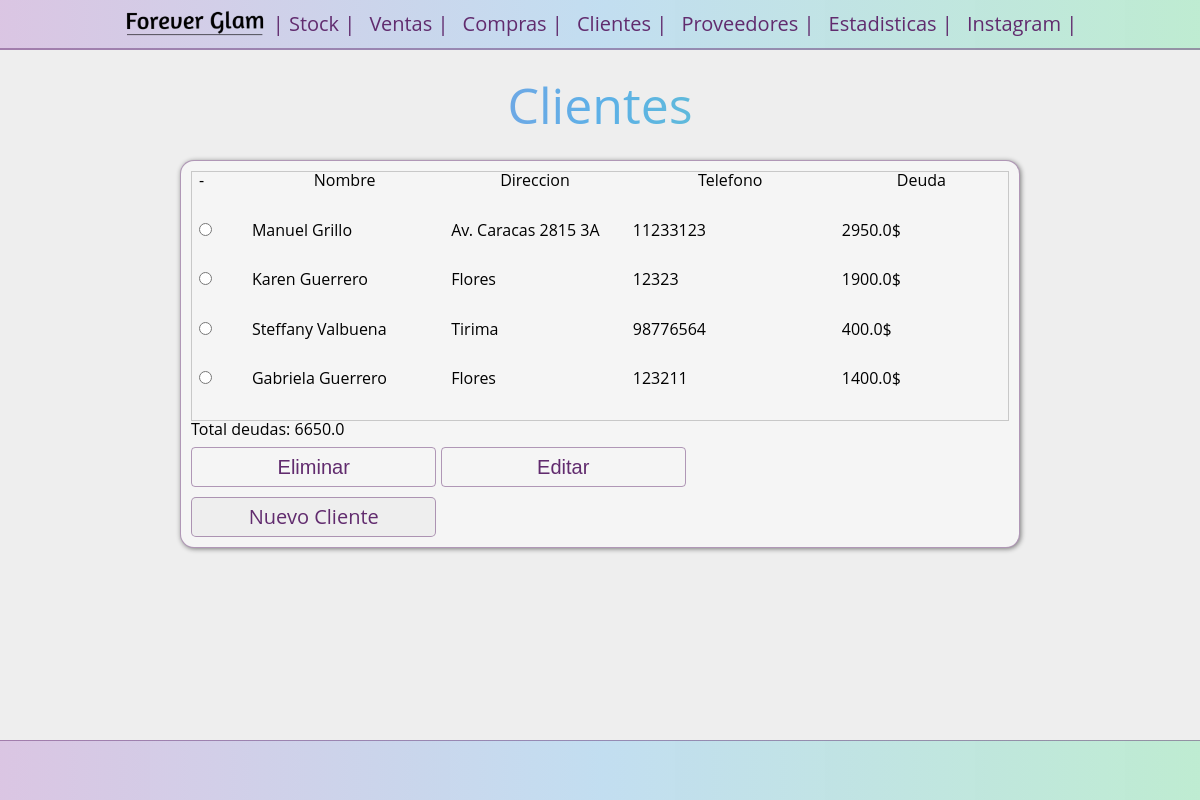
Before: /clients/ with the older database file.
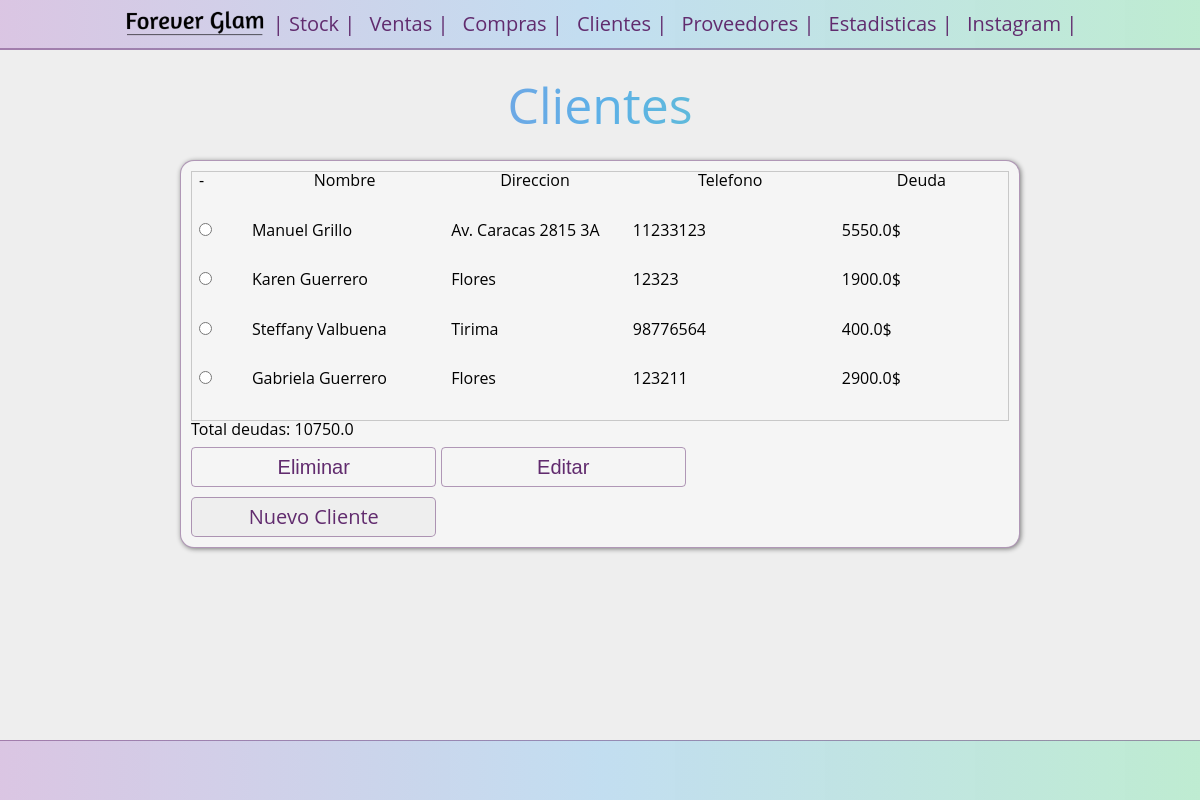
After: the same page with the newer database file.
### clients/models.py (models this page shows, shortened)
class Client(models.Model):
    name = models.CharField(max_length=100)
    tlf = models.CharField(max_length=15, default='')
    debt = models.FloatField(default=0)
    address = models.CharField(max_length=100)

### clients/views.py (the view)
# urls.py: path("",  views.index, name= "index"),
def index(request):
    clients_list = Client.objects.all()
    total_debts = 0
    for i in clients_list:
        total_debts += float(i.debt)
    return render(request, "clients/index.html",{
        'clients_list' : clients_list,
        'total_debts' : total_debts
    })

### clients/templates/clients/index.html (shortened to what this page needs)
{% extends 'stock/header.html' %}
{% block content %}
{% load static %}
<body>
    <h1 class="titulo">Clientes</h1>
    {% if clients_list %}
        <main>
        <form action="{% url 'clients:update_or_delete'%}" method="post" class="main-form">
            <div class="table-container">
                <table class="main-table">
                    <tr>
                    <td >-</td>
                    <th id="nombre"><strong>Nombre </strong></th>
                    <th ><strong> Direccion </strong></th>
                    <th ><strong> Telefono </strong></th>
                    <th ><strong> Deuda </strong></th>
                    </tr>
                    {% for choice in clients_list  %}
                            <tr class="main-table__row">
                            <td><input
                                type="radio"
                                name="choice"
                                id="choice{{ forloop.counter }}"
                                value="{{choice.id}}"></td>
                            <label for="choice{{ forloop.counter }}">
                                <td>{{choice.name}}</td>
                                <td>{{choice.address}}</td>
                                <td>{{choice.tlf}}</td>
                                <td>{{choice.debt}}$</td>
                                </tr>
                    {% endfor %}
                </table>
            </div>
            <div class="total_debts">Total deudas: {{total_debts}}</div>
            <input type="submit" name="action" value="Eliminar">
            <input type="submit" name="action" value="Editar">
            <a href="{% url 'clients:new'%}" class="button_grillo" >Nuevo Cliente</a>
        </form>
        </main>
    {% else %}
        <p class="titulo">No elements are available.</p>
        <a href="{% url 'clients:new'%}" class="button_grillo" >Nuevo Cliente</a>
    {% endif %}
    <footer>
    </footer>
</body>
{% endblock %}

Changed rows visible on the page:
changed Client "Manuel Grillo": debt "2950.0" → "5550.0"
changed Client "Gabriela Guerrero": debt "1400.0" → "2900.0"
Other visible differences:
{{ total_debts }}: "6650.0" → "10750.0"
